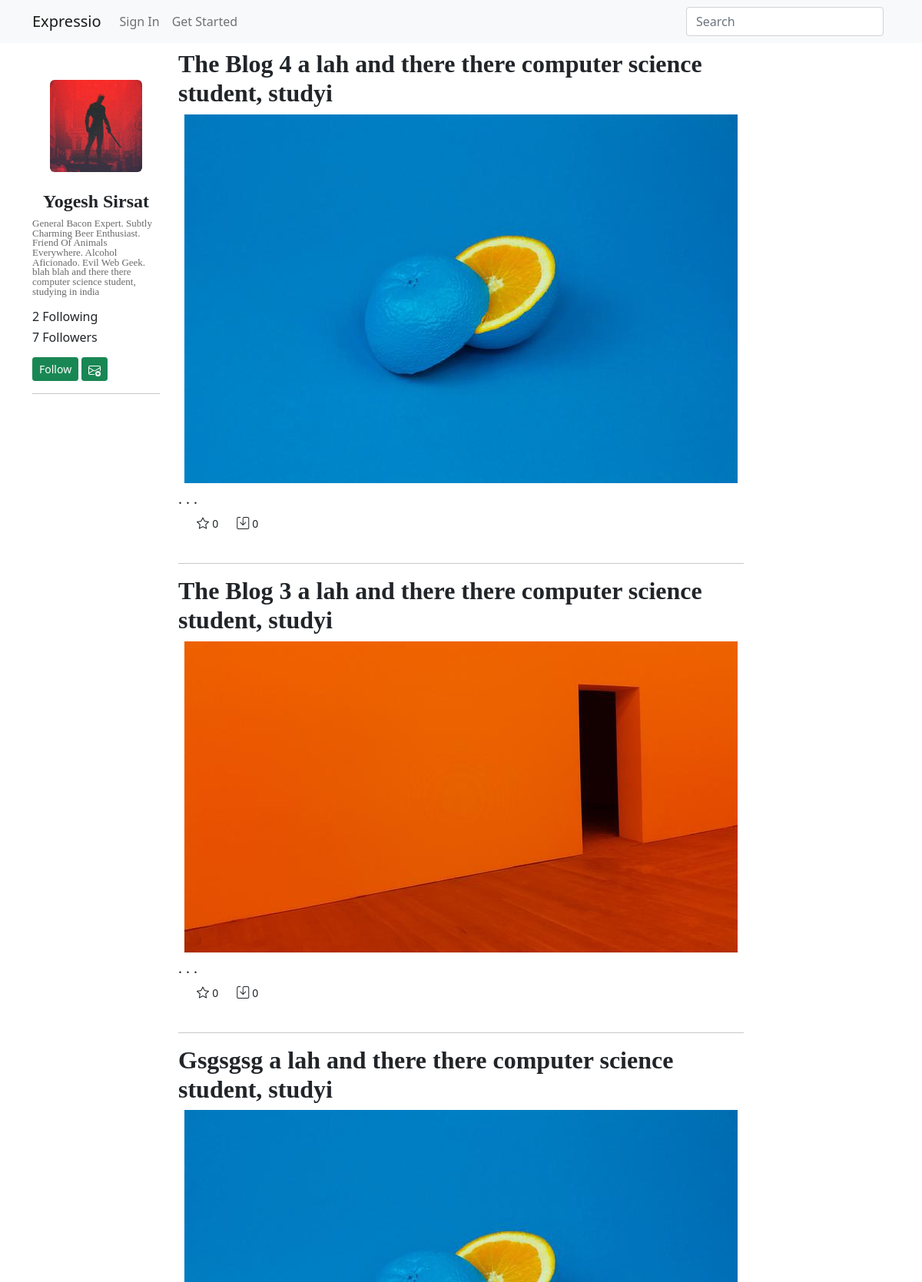
/yogesh21 (upper part), run on an earlier commit of the app's database.
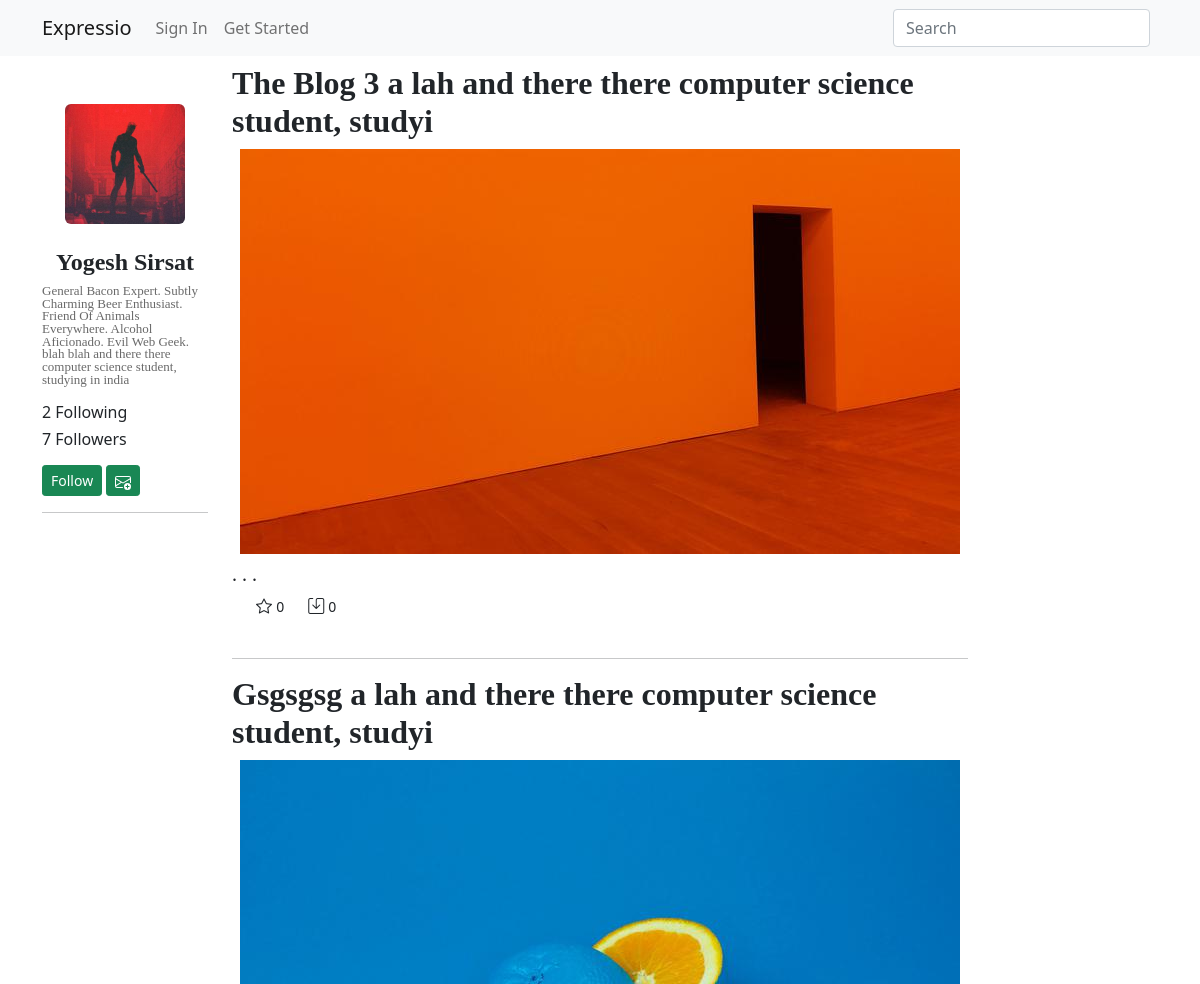
And on a later commit of the database.
### main/models.py (models this page shows, shortened)
class Profile(models.Model):
    user = models.OneToOneField(User, on_delete=models.CASCADE, null=True)
    avatar = ResizedImageField(size=(360, 360), crop=['middle', 'center'], upload_to='user_profile/avatar',
                               default="user_profile/avatar/default_user_avatar.jpg")
    bio = models.TextField(max_length=500, default="")
    following = models.ManyToManyField(User, related_name='user_following', blank=True)
    followers = models.ManyToManyField(User, related_name='user_followers', blank=True)
    subscribers = models.ManyToManyField(User, related_name='user_subscribers', blank=True)
    @receiver(post_save, sender=User)
    def create_user_profile(sender, instance, created, **kwargs):
        try:
            instance.profile.save()
        except ObjectDoesNotExist:
            Profile.objects.create(user=instance)
        if created:
            Profile.objects.create(user=instance)
    post_save.connect(create_user_profile, sender=User)

class Post(models.Model):
    class PostObjects(models.Manager):
        def get_queryset(self):
            return super().get_queryset().filter(status='published')
    options = (
        ('draft', 'Draft'),
        ('published', 'Published'),
    )
    category = models.ForeignKey(Category, on_delete=models.PROTECT, default=1)
    author = models.ForeignKey(User, on_delete=models.CASCADE, related_name='posts', null=True)
    title = models.CharField(max_length=250)
    slug = models.SlugField(max_length=250, unique_for_date='published', blank=True)
    content = tinymce_models.HTMLField()
    published = models.DateTimeField(default=timezone.now)
    lastEdited = models.DateTimeField(default=timezone.now)
    status = models.CharField(max_length=10, choices=options, default='published')
    thumbnail = ResizedImageField(size=(1280, 720), upload_to='posts/thumbnails', default="", blank=True, null=True)
    stars = models.ManyToManyField(User, related_name='post_stars', blank=True)
    saves = models.ManyToManyField(User, related_name='post_saves', blank=True)
    objects = models.Manager()  # default manager
    PostObjects = PostObjects()  # custom manager
    class Meta:
        ordering = ('-published', 'title', 'id')
    def get_totalStars(self):
        return self.stars.count()
    def get_totalSaves(self):
        return self.saves.count()

### main/views.py (the view)
# urls.py: path('<str:username>', views.author_view, name='author_view'),
def author_view(request, username):
    author = get_object_or_404(User, username=username)
    author_posts = author.posts.filter(status="published")
    user = request.user
    follow_author_status = 'notFollowed'
    subscribe_author_status = 'notSubscribed'
    if author.profile.followers.filter(id=user.id).exists():
        follow_author_status = 'followed'
    if author.profile.subscribers.filter(id=user.id).exists():
        subscribe_author_status = 'subscribed'
    context = {
        'author_posts': author_posts,
        'author': author,
        'follow_author_status': follow_author_status,
        'subscribe_author_status': subscribe_author_status,
    }
    return render(request, 'author_view.html', context)

### main/templates/author_view.html (shortened to what this page needs)
{% extends 'base.html' %}
{% load static %}
{% block head %}
    <link rel="stylesheet" href="{% static 'css/author_view.css' %}">
{% endblock %}
{% block body %}
    <div class="container">
        <div class="row">
            <div class="author col-md-2 mt-5" id="author" value="{{ author.username }}">
                <div class="position-sticky" style="top: 2rem;">
                    <div class="row">
                        <div class="col">
                            <img class="author-avatar mb-4 mx-auto d-block" alt="author-avatar" src="/media/{{ author.profile.avatar }}">
                        </div>
                        <div class="col">
                            <h5 class="author-name text-center">
                                {{ author.first_name|capfirst }} {{ author.last_name|capfirst }}
                            </h5>
                            <h6 class="author-bio" type="text">{{ author.profile.bio|title }} blah blah and there there computer science student, studying in india</h6>
                        </div>
                    </div>
                <div class="col-md-12">
                    <h6 type="button" class="mt-2" id="author-following" data-bs-toggle="modal" data-bs-target="#authorFollowingModal">{{ author.profile.following.count }} Following</h6>
                </div>
                <div class="col-md-12">
                    <h6 type="button" class="mt-2" id="author-followers" data-bs-toggle="modal" data-bs-target="#authorFollowersModal">{{ author.profile.followers.count }} Followers</h6>
                        {% if user.is_authenticated %}
                            {% if author == request.user %}
                                <button class="btn btn-sm btn-success mt-2" disabled>
                                Follow</button>
                                <button class="btn btn-sm btn-success mt-2" disabled>
                                    <i class="bi-envelope-check"></i>
                                </button>
                            {% else %}
                                <button class="btn btn-sm btn-success mt-2" id="follow-author" value="{{ follow_author_status }}">
                                    Follow</button>
                                <button class="btn btn-sm btn-success mt-2" id="subscribe-author" value="{{ subscribe_author_status }}">
                                    <i class="bi-envelope-check"></i>
                                </button>
                            {% endif %}
                        {% else %}
                            <button class="btn btn-sm btn-success mt-2" data-bs-toggle="modal" data-bs-target="#signInModal">
                            Follow</button>
                            <button class="btn btn-sm btn-success mt-2" data-bs-toggle="modal" data-bs-target="#signInModal">
                            </button>
                        {% endif %}
                </div>
                    <hr>
                </div>
            </div>
            <div class="author-posts col-md-8 mt-2">
                {% if author_posts.count == 0 %}
                    <div class="post">
                        <h1 class="post-title">No Posts Published</h1>
                    </div>
                {% else %}
                    {% for post in author_posts %}
                        <div class="post">
                            <h2 class="post-title">{{ post.title|title }} a lah and there there computer science student, studyi</h2>
                            <img src="/media/{{ post.thumbnail }}" class="img-fluid mx-auto d-block" alt="post-{{ post.id }}-thumbnail">
                            <h5 class="post-content mt-2">{{ post.content|capfirst|slice:"0:450" }} . . .</h5>
                        </div>
                        <div class="row justify-content-start" postId="{{ post.id }}">
                            <div class="col-auto">
                            </div>
                            <div class="col-auto fs-6" >
                                {% if user.is_authenticated %}
                                    {% csrf_token %}
                                    <i class="star-post bi bi-star" id="star" href="/{{post.author.username}}/{{post.slug}}/star-post">
                                    </i>
                                    <small class="post-response post-response-star">
                                        {{ post.get_totalStars }}
                                    </small>
                                 {% else %}
                                    <i class="bi bi-star" data-bs-toggle="modal" data-bs-target="#signInModal"></i>
                                    <small class="post-response">
                                        {{ post.get_totalStars }}
                                    </small>
                                {% endif %}
                            </div>
                            <div class="col-auto post-response fs-6">
                                {% if user.is_authenticated %}
                                    {% csrf_token %}
                                    <i class="save-post bi bi-save" id="save" href="/{{post.author.username}}/{{post.slug}}/save-post">
                                    </i>
                                    <small class="post-response post-response-save">
                                        {{ post.get_totalSaves }}
                                    </small>
                                 {% else %}
                                    <i class="bi bi-save" data-bs-toggle="modal" data-bs-target="#signInModal"></i>
                                    <small class="post-response">
                                        {{ post.get_totalSaves }}
                                    </small>
                                {% endif %}
                            </div>
                        </div>
                        <br>
                        <hr>
                    {% endfor %}
                {% endif %}
            </div>
        </div>
    </div>
{% endblock %}

### main/templates/base.html (shortened to what this page needs)
{% load static %}
<!doctype html>
<html lang="en">
    <head>
        {% block head %} {% endblock %}
        <link rel="stylesheet" href="{% static 'css/bootstrap.min.css' %}">
        <link rel="stylesheet" href="{% static 'css/base.css' %}">
        <link rel="stylesheet" href="https://cdn.jsdelivr.net/npm/bootstrap-icons@1.7.2/font/bootstrap-icons.css">
        <link rel="stylesheet" href="https://stackpath.bootstrapcdn.com/font-awesome/4.7.0/css/font-awesome.min.css">
    </head>
    <nav class="navbar navbar-expand-lg navbar-light bg-light">
      <div class="container">
        <a class="navbar-brand" href="/ ">Expressio</a>
        <div class="collapse navbar-collapse" id="navbarSupportedContent">
          <ul class="navbar-nav me-auto mb-2 mb-lg-0">
              {% if user.is_authenticated %}
                  <li class="nav-item">
                    <a class="nav-link" aria-current="page" href="/{{ user.username }}/write">Write</a>
                  </li>
              {% else %}
                  <li class="nav-item">
                    <a class="nav-link" aria-current="page" href="" data-bs-toggle="modal" data-bs-target="#signInModal">Sign In</a>
                  </li>
                  <li class="nav-item">
                      <a class="nav-link" aria-current="page" href="" data-bs-toggle="modal" data-bs-target="#signUpModal">Get Started</a>
                  </li>
              {% endif %}
          </ul>
            <form class="d-flex">
                <input class="form-control me-2" type="search" placeholder="Search" aria-label="Search">
            </form>
        </div>
      </div>
    </nav>
    <body>
        {% block body %}{% endblock %}
    </body>
</html>

### main/static/css/author_view.css (style rules this page uses)
.author-avatar { border-radius: 5%; width: 120px; height: 120px; }
.author-name { font-family: Gill, serif; font-size: x-large; font-weight: 600; overflow-wrap: break-word; hyphens: auto; }
.author-bio { line-height: 98%; color: dimgray; font-size: small; font-family: Times, Times New Roman,sans-serif; }

### main/static/css/base.css (style rules this page uses)
.btn { box-shadow: none !important }
.post-title { font-family: Times, Times New Roman , serif; font-weight: bold; }
.post-content { font-family: Times, Times New Roman , serif; }
.author-avatar { cursor: pointer; }

What changed in the data, as far as the page shows it:
no longer on this page (row edited): Post: title "The Blog 4", thumbnail (picture), get_totalStars "0", get_totalSaves "0"
